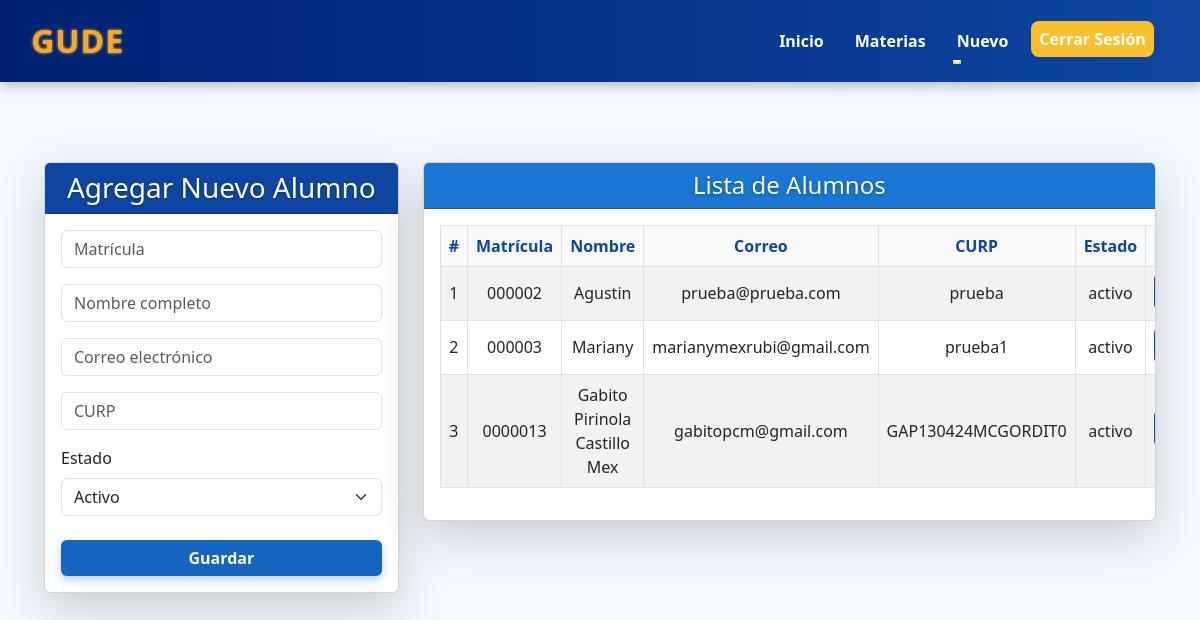
Before: /nuevoalumno/ with the older database file.
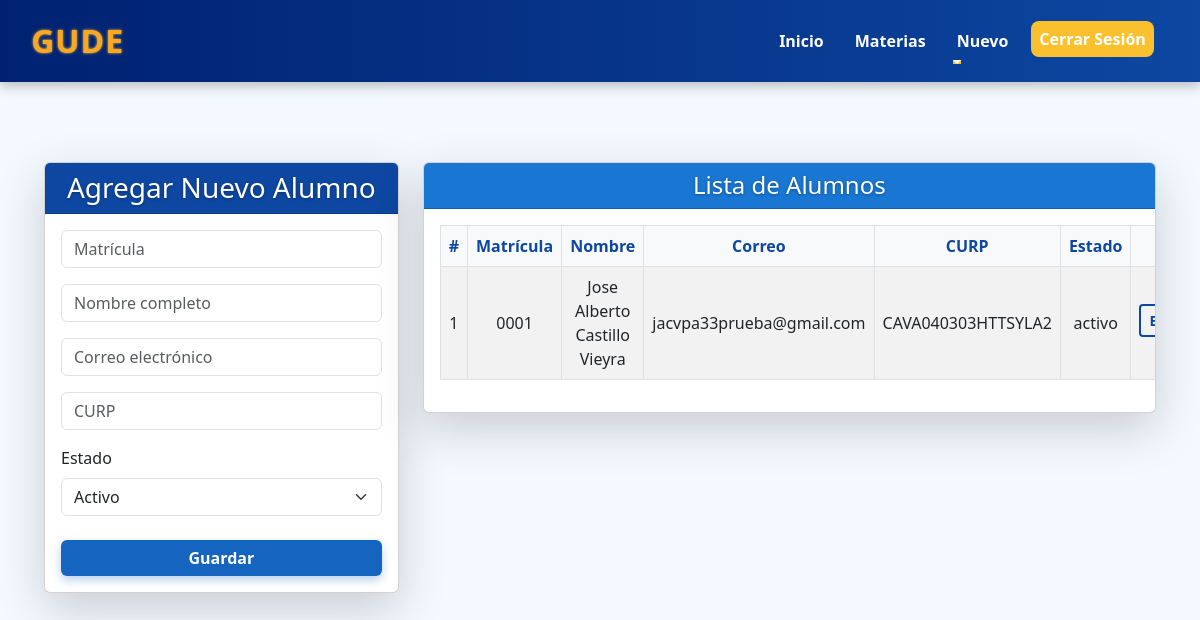
After: the same page with the newer database file.
### Aplicaciones/General/models.py (models this page shows, shortened)
class Alumno(models.Model):
    matricula = models.CharField(primary_key=True, max_length=9)
    nombre = models.CharField(max_length=100)
    correo = models.EmailField(unique=True)
    curp = models.CharField(max_length=18, unique=True)
    ESTADOS = [
        ('activo', 'Activo'),
        ('inactivo', 'Inactivo'),
        ('sabatico', 'Sabático'),
    ]
    estado = models.CharField(max_length=10, choices=ESTADOS, default='activo')
    cursos = models.ManyToManyField('Curso', related_name='alumnos', blank=True)

### Aplicaciones/General/views.py (the view)
# urls.py: path('nuevoalumno/', views.nuevoalumno, name='nuevoalumno'),
def nuevoalumno(request):
    alumnos = Alumno.objects.all()
    return render(request, "nuevoalumno.html", {"alumnos": alumnos})

### Aplicaciones/General/templates/nuevoalumno.html (shortened to what this page needs)
{% extends "./base.html" %}
{% load static %}
{% block body %}
<div class="container mt-5">
  <div class="row">
    <div class="col-md-4 mb-4">
      <div class="card shadow-lg">
        <div class="card-header bg-primary text-white text-center">
          <h3 class="mb-0">Agregar Nuevo Alumno</h3>
        </div>
        <div class="card-body">
          <form action="{% url 'registrarAlumno' %}" method="post">
            <div class="form-group mb-3">
              <input type="text" name="txtMatricula" id="txtMatricula" class="form-control" placeholder="Matrícula" maxlength="9" pattern="\d+" required />
            </div>
            <div class="form-group mb-3">
              <input type="text" name="txtNombre" id="txtNombre" class="form-control" placeholder="Nombre completo" maxlength="100" pattern="[A-Za-zÁÉÍÓÚáéíóúÑñ ]+" required />
            </div>
            <div class="form-group mb-3">
              <input type="email" name="txtCorreo" id="txtCorreo" class="form-control" placeholder="Correo electrónico" pattern="^[^\s@]+@[^\s@]+\.[^\s@]+$" required />
            </div>
            <div class="form-group mb-3">
              <input type="text" name="txtCurp" id="txtCurp" class="form-control text-uppercase" placeholder="CURP" maxlength="18" pattern="[A-Z0-9]{18}" oninput="this.value = this.value.toUpperCase();" required />
            </div>
            <div class="form-group mb-4">
              <label for="selectEstado" class="form-label">Estado</label>
              <select name="selectEstado" id="selectEstado" class="form-select" required>
                <option value="activo">Activo</option>
              </select>
            </div>
            <button type="submit" class="btn btn-azul w-100">Guardar</button>
          </form>
        </div>
      </div>
    </div>
    <div class="col-md-8">
      <div class="card shadow-lg">
        <div class="card-header bg-secondary text-white text-center">
          <h4 class="mb-0">Lista de Alumnos</h4>
        </div>
        <div class="card-body table-responsive">
          <table class="table table-bordered table-striped table-hover align-middle">
            <thead class="table-light">
              <tr class="text-center">
                <th>#</th>
                <th>Matrícula</th>
                <th>Nombre</th>
                <th>Correo</th>
                <th>CURP</th>
                <th>Estado</th>
                <th colspan="2">Opciones</th>
              </tr>
            </thead>
            <tbody>
              {% for a in alumnos %}
              <tr class="text-center">
                <td>{{ forloop.counter }}</td>
                <td>{{ a.matricula }}</td>
                <td>{{ a.nombre }}</td>
                <td>{{ a.correo }}</td>
                <td>{{ a.curp }}</td>
                <td>{{ a.estado }}</td>
                <td>
                  <a href="{% url 'edicionAlumno' a.matricula %}" class="btn btn-outline-azul btn-sm w-100 mb-1">Editar</a>
                </td>
              </tr>
              {% empty %}
              <tr>
                <td colspan="8" class="text-center text-muted">No hay alumnos registrados</td>
              </tr>
              {% endfor %}
            </tbody>
          </table>
        </div>
      </div>
    </div>
  </div>
</div>
{% endblock %}

Changed rows visible on the page:
removed Alumno: matricula "000002", nombre "Agustin", correo "prueba@prueba.com", curp "prueba", estado "activo"
removed Alumno: matricula "000003", nombre "Mariany", correo "marianymexrubi@gmail.com", curp "prueba1", estado "activo"
removed Alumno: matricula "0000013", nombre "Gabito Pirinola Castillo Mex", correo "gabitopcm@gmail.com", curp "GAP130424MCGORDIT0", estado "activo"
added Alumno: matricula "0001", nombre "Jose Alberto Castillo Vieyra", correo "jacvpa33prueba@gmail.com", curp "CAVA040303HTTSYLA2", estado "activo"
